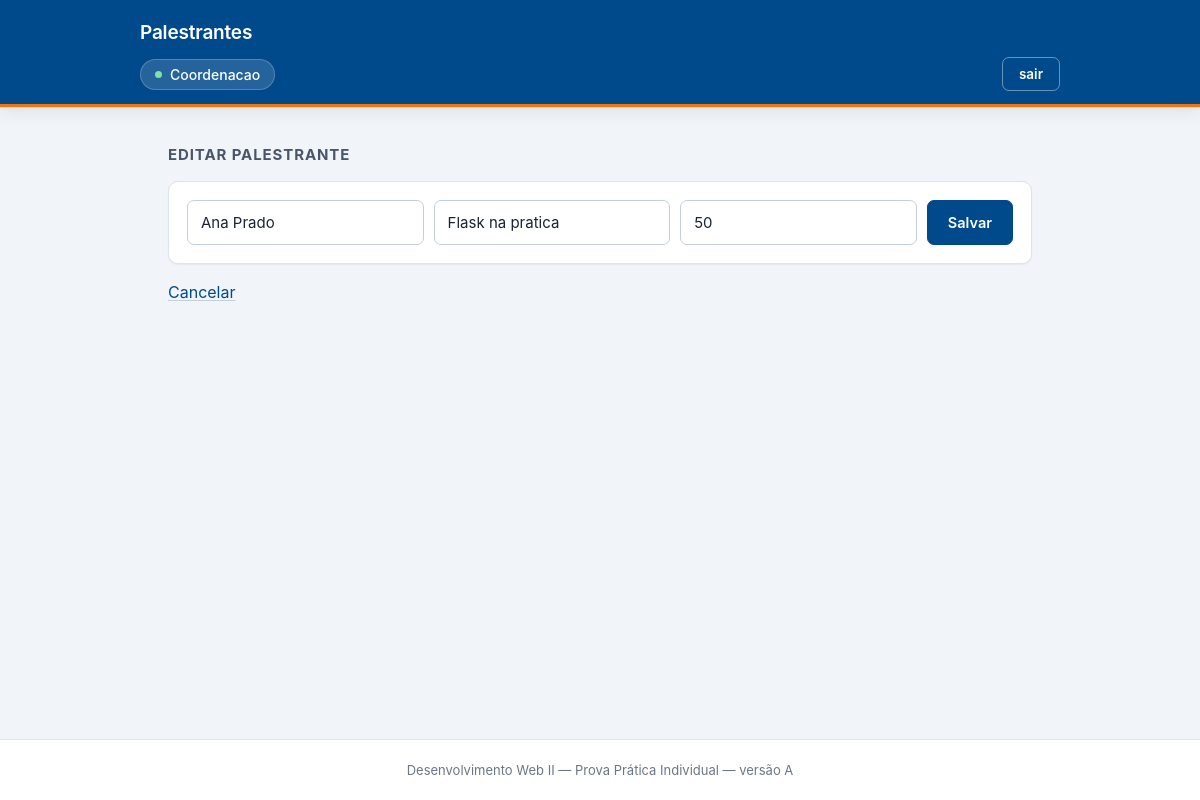
The page /editar/1 (signed in) on the database its author committed.
### models/palestrante.py (models this page shows, shortened)
class Palestrante(db.Model):
    id = db.Column(db.Integer, primary_key=True)
    nome = db.Column(db.String(120), nullable=False)
    tema = db.Column(db.String(120))
    minutos = db.Column(db.Integer)

### controllers/palestrante_controller.py (the view, shortened to what this page needs)
@palestrante_bp.route("/editar/<int:id>", methods=["GET", "POST"])
def editar(id):
    palestrante = PalestranteDAO.buscar_por_id(id)
    if palestrante is None:          # id inexistente -> pagina 404
        abort(404)
    return render_template("editar.html", palestrante=palestrante)

### controllers/palestrante_controller.py (called while the page is built)
@palestrante_bp.before_request
def exigir_login():
    if 'usuario_id' not in session:
        flash("Você precisa estar logado para acessar esta página.")
        return redirect(url_for('auth.login'))

### dao/palestrante_dao.py (called while the page is built)
    @staticmethod
    def buscar_por_id(id):
        return Palestrante.query.get(id)

### templates/editar.html (shortened to what this page needs)
{% extends "base.html" %}
{% block conteudo %}
  <h2>Editar palestrante</h2>
  <form method="post">
    <input name="nome" value="{{ palestrante.nome }}" required>
    <input name="tema" value="{{ palestrante.tema }}">
    <input name="minutos" value="{{ palestrante.minutos }}">
    <button type="submit">Salvar</button>
  </form>
  <p><a href="{{ url_for('palestrante.index') }}">Cancelar</a></p>
{% endblock %}

### static/style.css (style rules this page uses)
:root { --azul: #004a8b; --azul-escuro: #00335f; --azul-claro: #e8f0f9; --laranja: #f47210; --laranja-claro: #fff1e4; --fundo: #f1f4f8; --superficie: #ffffff; --superficie-2: #f7f9fc; --tinta: #1b2430; --tinta-media: #4a5668; --tinta-fraca: #6b7688; --borda: #dde4ed; --borda-forte: #c3cfdd; --perigo: #a4161a; --perigo-fundo: #fdf0f0; --sucesso: #1b7a46; --raio: 10px; --raio-pequeno: 7px; --largura: 920px; --sombra-1: 0 1px 2px rgba(16, 38, 66, 0.06); --sombra-2: 0 1px 3px rgba(16, 38, 66, 0.08), 0 6px 16px rgba(16, 38, 66, 0.07); --sombra-3: 0 2px 6px rgba(16, 38, 66, 0.10), 0 12px 28px rgba(16, 38, 66, 0.10); --transicao: 140ms ease; --transicao-lenta: 260ms ease; --curva: cubic-bezier(0.22, 1, 0.36, 1); }
*, *::before, *::after { box-sizing: border-box; }
html { color-scheme: light; -webkit-text-size-adjust: 100%; }
body { font-family: -apple-system, BlinkMacSystemFont, "Segoe UI", Roboto, "Helvetica Neue", Arial, sans-serif; font-size: 16px; line-height: 1.55; color: var(--tinta); background-color: var(--fundo); margin: 0; min-height: 100vh; display: flex; flex-direction: column; -webkit-font-smoothing: antialiased; }
a { color: var(--azul); text-decoration-color: var(--borda-forte); text-underline-offset: 2px; transition: color var(--transicao); }
h2 { font-size: 15px; font-weight: 650; letter-spacing: 0.06em; text-transform: uppercase; color: var(--tinta-media); margin: 36px 0 14px; }
main > h2:first-child { margin-top: 4px; }
main > form { background: var(--superficie); border: 1px solid var(--borda); border-radius: var(--raio); box-shadow: var(--sombra-1); padding: 18px; margin: 0; display: flex; flex-wrap: wrap; gap: 10px; transition: border-color var(--transicao-lenta), box-shadow var(--transicao-lenta); }
main > form > input { flex: 1 1 170px; min-width: 0; }
main > form > button { flex: none; }
input { font: inherit; font-size: 15px; color: var(--tinta); background: var(--superficie); border: 1px solid var(--borda-forte); border-radius: var(--raio-pequeno); padding: 10px 13px; min-height: 44px; transition: border-color var(--transicao), box-shadow var(--transicao); }
input::placeholder { color: var(--tinta-fraca); }
button { font: inherit; font-size: 14.5px; font-weight: 600; line-height: 1.2; min-height: 44px; padding: 11px 20px; border: 1px solid transparent; border-radius: var(--raio-pequeno); cursor: pointer; white-space: nowrap; transition: background-color var(--transicao), border-color var(--transicao), color var(--transicao), box-shadow var(--transicao), transform var(--transicao); }
main > form button { background: var(--azul); border-color: var(--azul); color: #ffffff; box-shadow: var(--sombra-1); }
:where(a, button, input):focus-visible { outline: 2px solid var(--azul); outline-offset: 2px; }

### rows shown on the page
Palestrante: nome "Ana Prado", tema "Flask na pratica", minutos "50"

### other values the page prints
{{ session["usuario_nome"] }} "Coordenacao"
